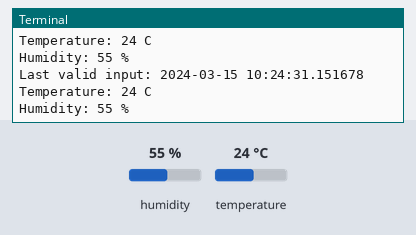
A program run on a simulated Raspberry Pi (header pin numbers). Shown: the last lines printed to the terminal. The test bench sets the inputs (shaded band); at power-on: humidity 55 %, temperature 24 °C. The clock reads 2024-03-15 10:24:30 at power-on unless the program sets it.

Above: at 1.2 s.
1.3 s: humidity set to 22 %
At 2.6 s:
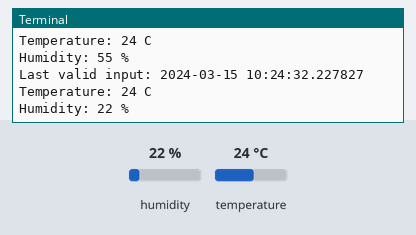
2.8 s: temperature set to 12 °C
At 4.1 s:
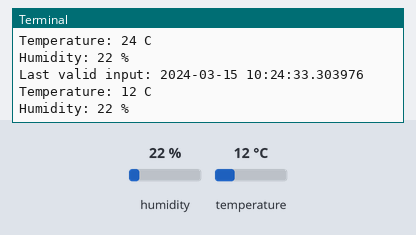
4.3 s: humidity set to 40 %
At 5.3 s:
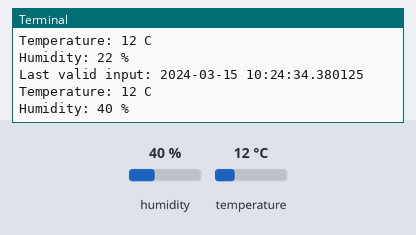
Timing chart, 0 to 7.3 s (numbered marks = the images above; inputs shaded):
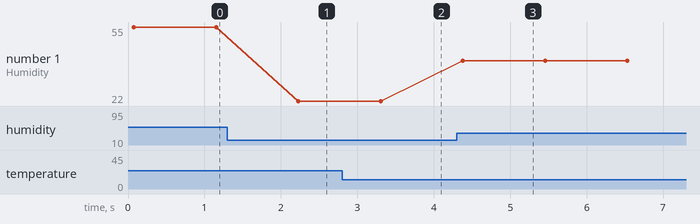

Measured:
- after the input at 1.3 s, the terminal: prints a new line after 0.93 s (image 1)
- after the input at 2.8 s, the terminal: prints a new line after 0.50 s (image 2)
- after the input at 4.3 s, the terminal: prints a new line after 0.08 s (image 3)
- plotted number 1: 55 → 22 after the input at 1.3 s, 22 → 40 after the input at 4.3 s

The program:

temperature.py
```python
'''
using senesor dht11 for monitoring a room temperature
this code will monitor the temperature & humidity at each second
(make sure that the output is connected to pin 15)

'''

import RPi.GPIO as GPIO # Import Raspberry Pi GPIO library
import dht11 # to connect to the sensor dht11
import time # Import the sleep function from the time module
import datetime # to know time of updated information

GPIO.setwarnings(False) # Ignore warning for now
GPIO.setmode(GPIO.BOARD) # Use physical pin numbering
GPIO.cleanup() # reset every channel that has been set up by this program
# and unexport interrupt gpio interfaces

instance = dht11.DHT11(pin=15) # #read the data using pin 15
i=0

while True:  # Run forever
 result = instance.read()   #reading a input from instance into result
 if result.is_valid():      # in case of dht11 failure is_valid() returns false
  print("Last valid input: "+ str(datetime.datetime.now()))
  print("Temperature: %d C" %result.temperature)
  print("Humidity: %d %%" % result.humidity)
 time.sleep(1)
```
